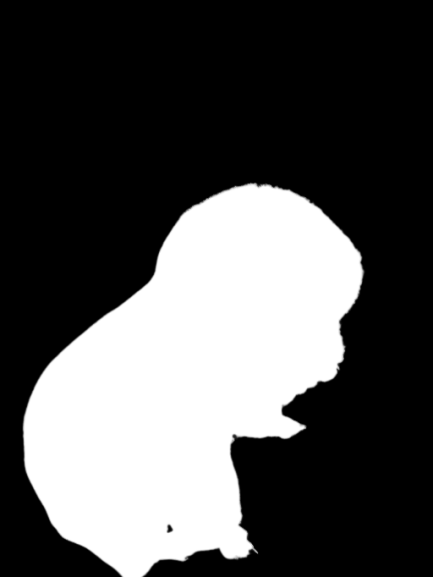
#> input picture mask_image.png, 433 x 577 px
$ python change_mask.py
#> lines starting #> are read from the running program, lines starting #| are printed output that depends on the picture
from PIL import Image, ImageOps

# 打开掩码图像
image_mask = Image.open('mask_image.png')
#> image_mask is the input picture: PIL image 433x577 L; min 0, max 255, mean 81.9

# 反转颜色
inverted_image_mask = ImageOps.invert(image_mask)
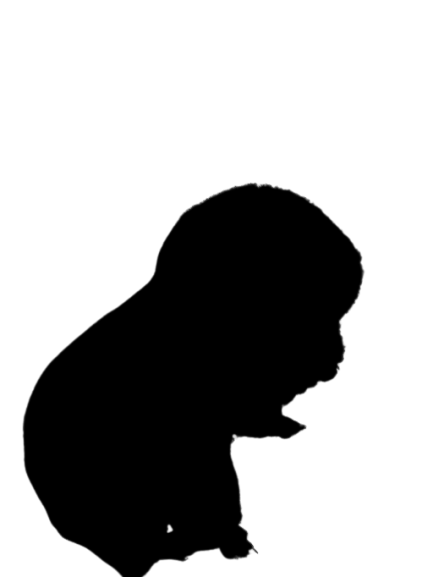
#> inverted_image_mask: PIL image 433x577 L; min 0, max 255, mean 173.1

# 保存或显示结果
inverted_image_mask.save('inverted_image_mask.png')
inverted_image_mask.show()
